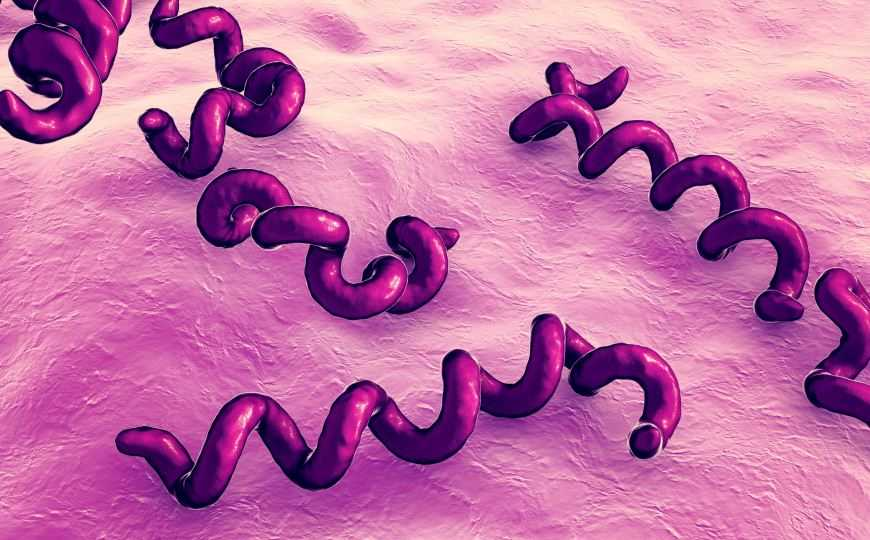
#> input picture lab4_treponema/data/raw/treponema_primary.jpg, 870 x 540 px
$ python run_annotations.py
#> lines starting #> are read from the running program, lines starting #| are printed output that depends on the picture; after the words box and inside, x2 and y2 are one past the last pixel; in counts of white or black regions, pixels touching at a corner belong together
### lab4_treponema/scripts/experiment_common.py
"""Shared paths and reproducible CPU configuration for the laboratory experiments."""
import os
from pathlib import Path
ROOT = Path(__file__).resolve().parents[1]
LEGACY = ROOT.parent / 'lab4'
CACHE = ROOT / '.cache'
OUT = ROOT / 'results/final'
OUT.mkdir(parents=True, exist_ok=True)
for name, value in {'HF_HOME': CACHE/'hf', 'TORCH_HOME': CACHE/'torch',
                    'YOLO_CONFIG_DIR': CACHE/'yolo', 'MPLCONFIGDIR': CACHE/'mpl',
                    'XDG_CACHE_HOME': CACHE}.items():
    os.environ[name] = str(value)
os.environ['HF_HUB_DISABLE_XET'] = '1'
os.environ['TOKENIZERS_PARALLELISM'] = 'false'
os.environ['OMP_NUM_THREADS'] = '2'
import json
import numpy as np
import torch
import cv2
import matplotlib
matplotlib.use('Agg')
import matplotlib.pyplot as plt
torch.set_num_threads(2)
#> (this line was passed over: torch is not available in this run)
cv2.setNumThreads(2)
torch.manual_seed(7)
#> (this line was passed over: torch is not available in this run)
np.random.seed(7)

def save(name, value):
    (OUT / name).write_text(json.dumps(value, ensure_ascii=False, indent=2), encoding='utf-8')

def panel(name, images, titles, cols=3):
    rows = (len(images)+cols-1)//cols
    fig, axes = plt.subplots(rows, cols, figsize=(4*cols, 3.4*rows), squeeze=False)
    for i, axis in enumerate(axes.flat):
        if i < len(images):
            im = images[i]
            axis.imshow(im, cmap='gray' if im.ndim == 2 else None)
            axis.set_title(titles[i], fontsize=10)
        axis.axis('off')
    fig.tight_layout()
    fig.savefig(OUT / name, dpi=160)
    plt.close(fig)

def rgb(path):
    from PIL import Image
    return np.array(Image.open(path).convert('RGB'))
#> returned value is the input picture: shape (540, 870, 3); mean B, G, R 194.4, 110.8, 164.8

def skeleton_points(mask):
    """Return start/midpoint/end along the longest reachable skeleton path."""
    from skimage.morphology import skeletonize
    from scipy.sparse import coo_matrix
    from scipy.sparse.csgraph import dijkstra
    yy,xx=np.nonzero(skeletonize(mask>0))
    coordinates=np.column_stack([xx,yy])
    lookup={(int(x),int(y)):i for i,(x,y) in enumerate(coordinates)}
    rows=[];columns=[];weights=[]
    for (x,y),i in lookup.items():
        for dx,dy in [(1,0),(-1,0),(0,1),(0,-1),(1,1),(1,-1),(-1,1),(-1,-1)]:
            j=lookup.get((x+dx,y+dy))
            if j is not None:rows.append(i);columns.append(j);weights.append(float(np.hypot(dx,dy)))
    graph=coo_matrix((weights,(rows,columns)),shape=(len(xx),len(xx))).tocsr()
    distance=dijkstra(graph,indices=0)
    start=int(np.argmax(np.where(np.isfinite(distance),distance,-1)))
    distance,previous=dijkstra(graph,indices=start,return_predecessors=True)
    end=int(np.argmax(np.where(np.isfinite(distance),distance,-1)))
    indices=[end]
    while indices[-1]!=start:
        indices.append(int(previous[indices[-1]]))
    path=coordinates[indices[::-1]].astype(float)
    if tuple(path[0])>tuple(path[-1]):path=path[::-1]
    length=np.r_[0,np.cumsum(np.linalg.norm(np.diff(path,axis=0),axis=1))]
    midpoint=path[int(np.searchsorted(length,length[-1]/2))]
    return np.stack([path[0],midpoint,path[-1]]),path

### lab4_treponema/scripts/run_annotations.py
"""Produce measured skeleton landmarks and COCO/CVAT polygon exports."""
from experiment_common import *
import zipfile
import shutil
import xml.etree.ElementTree as ET

def main():
    source=rgb(ROOT/'data/raw/treponema_primary.jpg')
    mask=cv2.imread(str(ROOT/'results/primary_mask.png'),0)
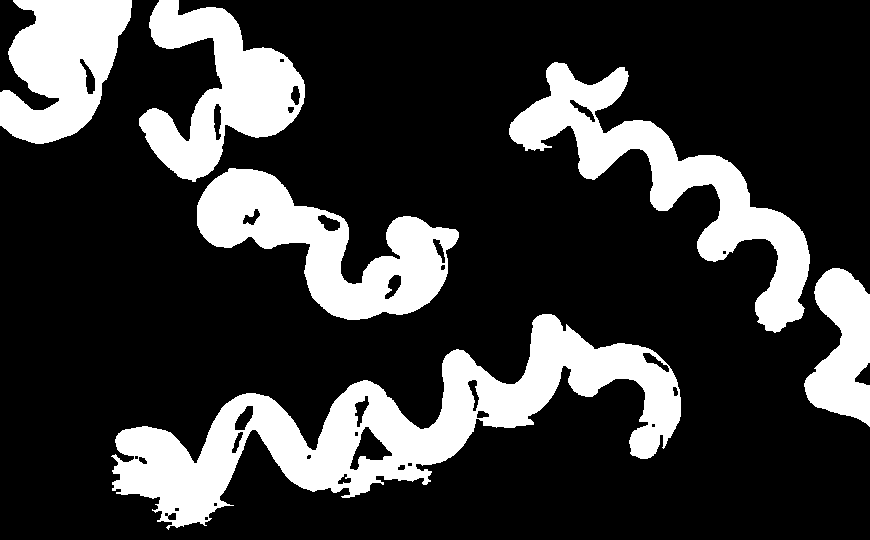
#> input picture lab4_treponema/results/primary_mask.png, 870 x 540 px
#> mask: shape (540, 870); 22.5% white; 6 white regions, box (x1, y1, x2, y2) and area: (111, 314, 681, 530) 36779, (509, 62, 810, 333) 18867, (197, 168, 459, 320) 17005, (139, 0, 305, 182) 14012, (0, 0, 132, 144) 12587, (804, 268, 870, 427) 6681
    count,labels,stats,_=cv2.connectedComponentsWithStats((mask>0).astype('uint8'))
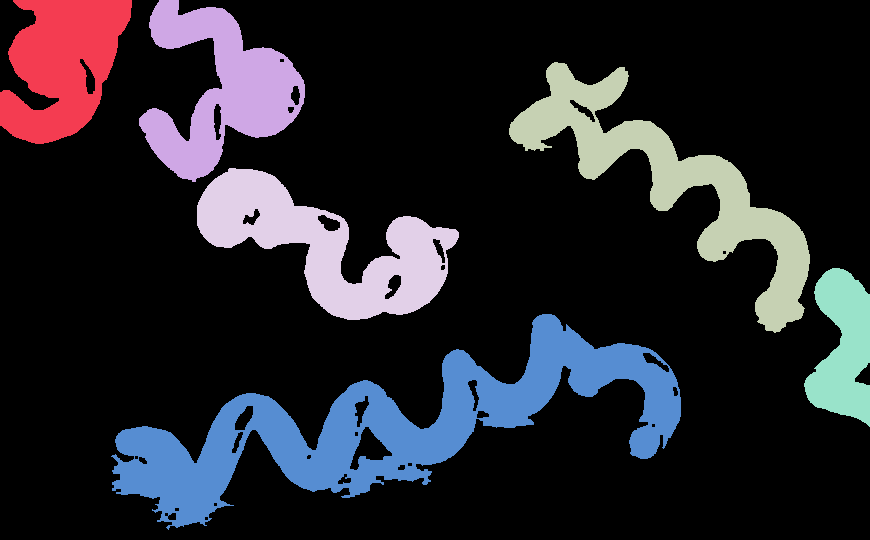
#> labels: shape (540, 870) int32; 7 distinct labels, from 0 to 6; one colour per label, 0 black
#> count = 7; stats = [[0, 0, 870, 540, 363869], [0, 0, 132, 144, 12587], [139, 0, 166, 182, 14012], [509, 62, 301, 271, 18867], [197, 168, 262, 152, 17005], [804, 268, 66, 159, 6681], [111, 314, 570, 216, 36779]]
    shown=source.copy();records=[];annotations=[]
    xml=ET.Element('annotations');ET.SubElement(xml,'version').text='1.1'
    node=ET.SubElement(xml,'image',id='0',name='treponema_primary.jpg',width=str(source.shape[1]),height=str(source.shape[0]))
    for label in range(1,count):
        x,y,w,h,area=map(int,stats[label])
        if area<=450:continue
        points,path=skeleton_points(labels==label)
        for a,b in zip(path[:-1],path[1:]):cv2.line(shown,tuple(a.astype(int)),tuple(b.astype(int)),(30,255,30),1)
        for i,point in enumerate(points):
            cv2.circle(shown,tuple(point.astype(int)),5,(255,220,0),-1)
            cv2.putText(shown,str(i),tuple(point.astype(int)+[4,-4]),0,.6,(0,0,0),2)
        contour=max(cv2.findContours((labels==label).astype('uint8'),cv2.RETR_EXTERNAL,cv2.CHAIN_APPROX_NONE)[0],key=cv2.contourArea)
        simplified=cv2.approxPolyDP(contour,2,True)
        records.append({'id':label,'area_px':area,'keypoints':points.tolist(),
                        'arc_length_px':float(np.linalg.norm(np.diff(path,axis=0),axis=1).sum()),
                        'contour_points':len(contour),'simplified_points':len(simplified)})
        annotations.append({'id':label,'image_id':1,'category_id':1,'bbox':[x,y,w,h],
                            'area':area,'iscrowd':0,'segmentation':[contour.reshape(-1).tolist()]})
        ET.SubElement(node,'polygon',label='treponema',occluded='0',source='auto',
                      points=';'.join(f'{a},{b}' for a,b in simplified[:,0,:]))
        ET.SubElement(node,'skeleton',label='treponema_pose',source='auto')
        skeleton=node[-1]
        for name,p in zip(['start','middle','end'],points):
            ET.SubElement(skeleton,'points',label=name,points=f'{p[0]},{p[1]}',occluded='0',outside='0')
#> this loop made 6 passes
#> (x, y, w, h, area, start in skeleton_points, end in skeleton_points) on passes 1 to 6: (0, 0, 132, 144, 12587, 270, 0), (139, 0, 166, 182, 14012, 418, 1), (509, 62, 301, 271, 18867, 748, 327), (197, 168, 262, 152, 17005, 315, 113), (804, 268, 66, 159, 6681, 160, 0), (111, 314, 570, 216, 36779, 1268, 1170)
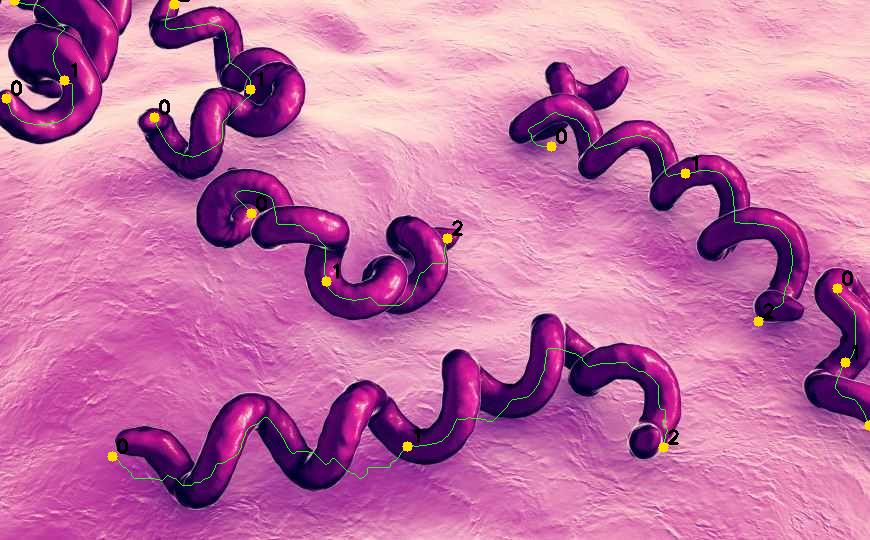
#> shown: shape (540, 870, 3); 0.99% of pixels changed, all inside (x1, y1, x2, y2) = (1, 0, 870, 486)
#> after the loop, annotations = 6 items; records = 6 items
    panel('skeleton_landmarks.png',[source,mask,shown],['Исходник','Цветовая маска','Точки вдоль осевой линии'])
#> in panel, `rows = (len(images)+cols-1)//cols`: rows = 1
#> the loop in panel, `for i, axis in enumerate(axes.flat):` made 3 passes
#> in panel, `fig.savefig(OUT / name, dpi=160)`:
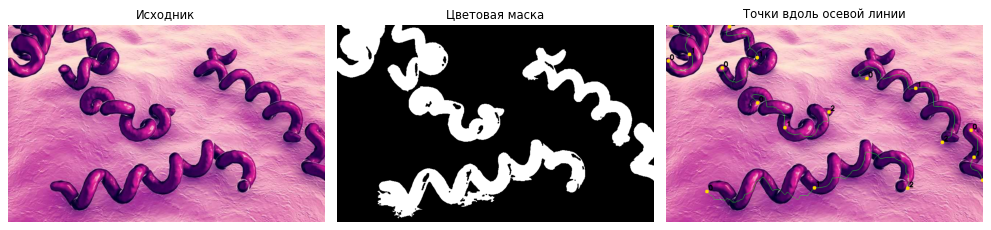
#> figure drawn by matplotlib, 3 panels
    save('skeleton_landmarks.json',records)
    out=OUT/'cvat';out.mkdir(exist_ok=True)
    ET.indent(xml);ET.ElementTree(xml).write(out/'annotations.xml',encoding='utf-8',xml_declaration=True)
    totals={}
    for variant in ['full','simplified']:
        payload={'images':[{'id':1,'file_name':'treponema_primary.jpg','width':source.shape[1],'height':source.shape[0]}],
                 'categories':[{'id':1,'name':'treponema'}],'annotations':json.loads(json.dumps(annotations))}
        if variant=='simplified':
            for ann in payload['annotations']:
                contour=np.array(ann['segmentation'][0],np.int32).reshape(-1,1,2)
                ann['segmentation']=[cv2.approxPolyDP(contour,2,True).reshape(-1).tolist()]
        points=sum(len(a['segmentation'][0])//2 for a in payload['annotations'])
        totals[variant]={'objects':len(payload['annotations']),'polygon_points':points}
        with zipfile.ZipFile(out/f'{variant}_coco.zip','w',zipfile.ZIP_DEFLATED) as archive:
            archive.writestr('annotations/instances_default.json',json.dumps(payload))
            archive.write(ROOT/'data/raw/treponema_primary.jpg','images/treponema_primary.jpg')
#> this loop made 2 passes
#> points on passes 1 to 2: 5662, 370
#> after the loop, ann = 7 items; totals = 2 items
    save('cvat_actual.json',totals)
    print(totals,flush=True)
#| {'full': {'objects': 6, 'polygon_points': 5662}, 'simplified': {'objects': 6, 'polygon_points': 370}}

if __name__=='__main__':
    main()
